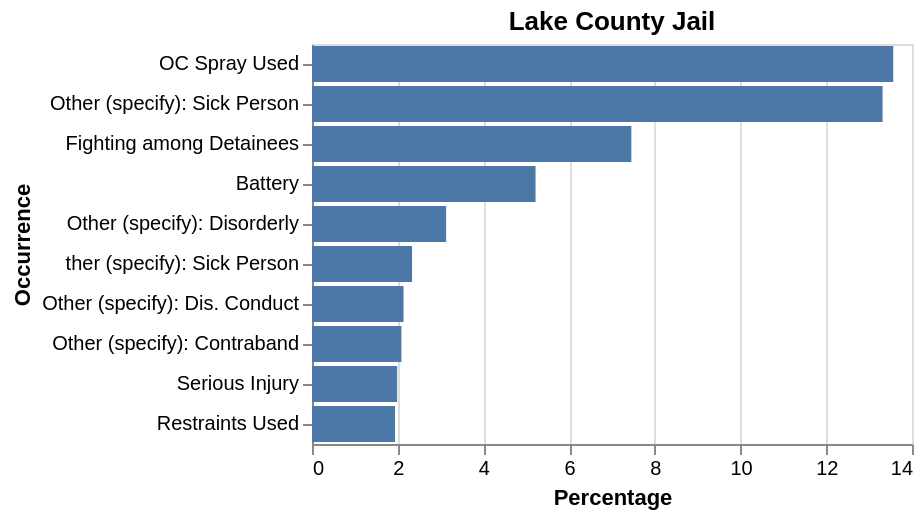

The cell this chart's notebook holds for it:
### Code cell
lake_county_percent

### Figure 1 — Vega-Lite specification as saved in the notebook (floating-point values rounded to 4 significant figures)
{"config": {"view": {"continuousWidth": 300, "continuousHeight": 300}}, "data": {"name": "data-f759e11c3e87ac8933e3f912f73153eb"}, "mark": {"type": "bar"}, "encoding": {"x": {"field": "percentage", "title": "Percentage", "type": "quantitative"}, "y": {"field": "Cleaned Occurrences", "sort": "-x", "title": "Occurrence", "type": "nominal"}}, "title": "Lake County Jail", "$schema": "https://vega.github.io/schema/vega-lite/v5.20.1.json", "datasets": {"data-f759e11c3e87ac8933e3f912f73153eb": [{"Cleaned Occurrences": "OC Spray Used", "count": 273, "percentage": 13.56}, {"Cleaned Occurrences": "Other (specify): Sick Person", "count": 268, "percentage": 13.31}, {"Cleaned Occurrences": "Fighting among Detainees", "count": 150, "percentage": 7.452}, {"Cleaned Occurrences": "Battery", "count": 105, "percentage": 5.216}, {"Cleaned Occurrences": "Other (specify): Disorderly", "count": 63, "percentage": 3.13}, {"Cleaned Occurrences": "ther (specify): Sick Person", "count": 47, "percentage": 2.335}, {"Cleaned Occurrences": "Other (specify): Dis. Conduct", "count": 43, "percentage": 2.136}, {"Cleaned Occurrences": "Other (specify): Contraband", "count": 42, "percentage": 2.086}, {"Cleaned Occurrences": "Serious Injury", "count": 40, "percentage": 1.987}, {"Cleaned Occurrences": "Restraints Used", "count": 39, "percentage": 1.937}]}}
